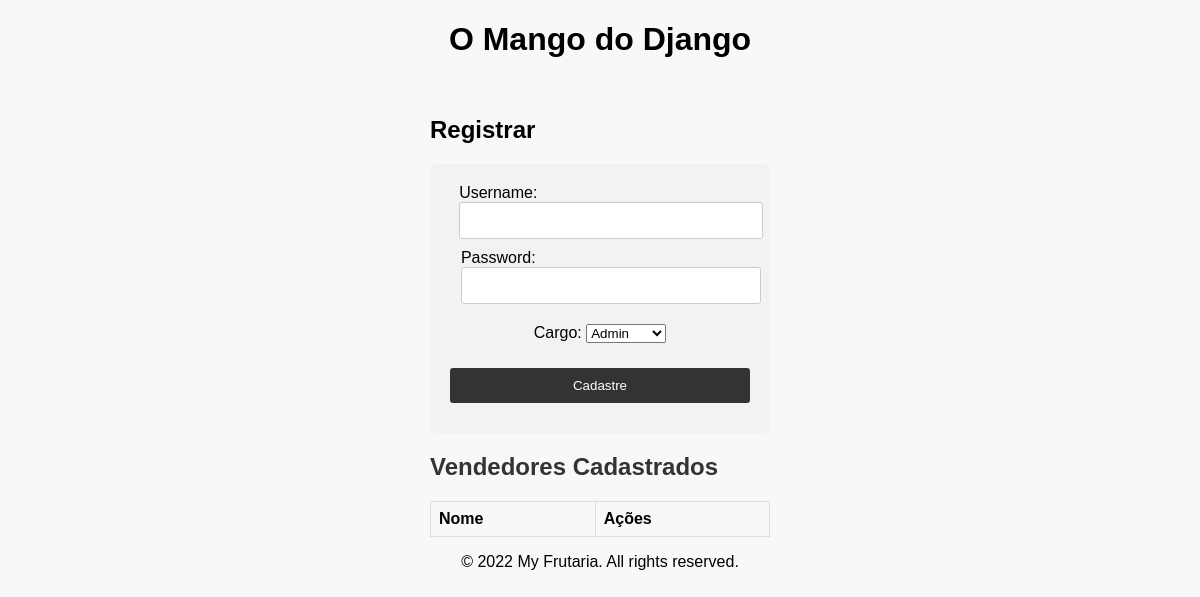
The page /cadastro/ on the database as committed earlier.
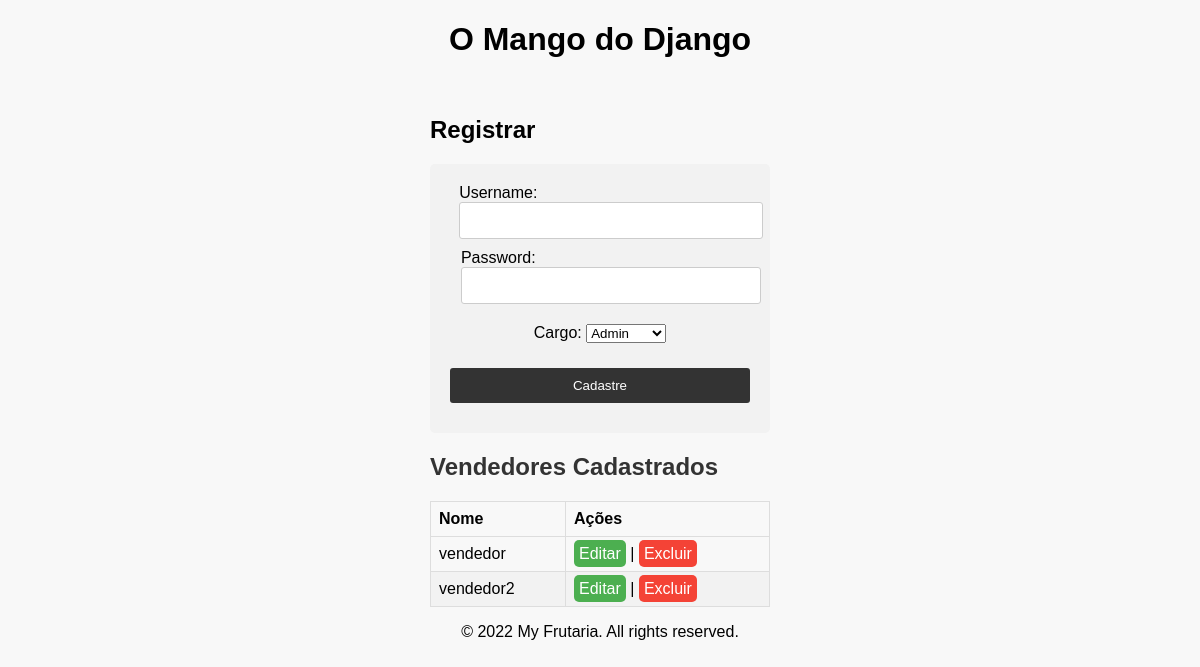
The same page on the database as committed later.
### frutaria/models.py (models this page shows)
class User(models.Model):
    nome = models.CharField(max_length=100)
    password = models.CharField(max_length=50)
    is_admin = models.BooleanField(default=False)

### frutaria/views.py (the view)
# urls.py: path('cadastro/', views.cadastro, name='cadastro'),
def cadastro(request):
    if request.method == 'GET':
        users = User.objects.filter(is_admin=False)
        print(users)
        return render(request, 'cadastro.html', {'users': users})

### frutaria/templates/cadastro.html (shortened to what this page needs)
{% extends 'base.html' %}
{% block content %}
    <h2>Registrar</h2>
    <form method="POST" class="cadastro-form" action="{% url 'create_user' %}">
        <div>
            <label for="nome">Username:</label>
            <input type="text" id="username" name="nome" required>
        </div>
        <div>
            <label for="password">Password:</label>
            <input type="password" id="password" name="password" required>
        </div>
        <div>
            <label for="role">Cargo:</label>
            <select id="role" name="role" required>
                <option value="admin">Admin</option>
            </select>
        </div>
        <button type="submit">Cadastre</button>
    </form>
    <h2 class="titulo-vendedores">Vendedores Cadastrados</h2>
    <table class="tabela-vendedores">
        <thead>
            <tr>
                <th>Nome</th>
                <th>Ações</th>
            </tr>
        </thead>
        <tbody>
            {% for user in users %}
                <tr class="linha-vendedor">
                    <td>{{ user.nome }}</td>
                    <td>
                        <a href="{% url 'edit_user' user.id %}" class="botao-editar">Editar</a> |
                        <a href="{% url 'delete_user' user.id %}" class="botao-excluir" onclick="return confirm('Tem certeza que deseja excluir este usuário?');">Excluir</a>
                    </td>
                </tr>
            {% endfor %}
        </tbody>
    </table>
{% endblock %}

### frutaria/templates/base.html (shortened to what this page needs)
<!DOCTYPE html>
<html>
<head>
    {% load static %}
    <link rel="stylesheet" href="{% static 'style.css' %}">
</head>
<body>
    <header>
        <h1>O Mango do Django</h1>
    </header>
    <nav>
    </nav>
    <main>
        {% block content %}
        {% endblock %}
    </main>
    <footer>
        <p>&copy; 2022 My Frutaria. All rights reserved.</p>
    </footer>
</body>
</html>

### frutaria/static/style.css (style rules this page uses)
body { margin: 0; padding: 0; font-family: Arial, sans-serif; background-color: #f8f8f8; display: flex; flex-direction: column; justify-content: center; align-items: center; }
.login-page, .cadastro-form, .container, .formulario { display: flex; flex-direction: column; align-items: center; justify-content: center; }
.login-page, .cadastro-form { width: 300px; padding: 20px; background-color: #f2f2f2; border-radius: 5px; }
.login-form input[type="text"], .login-form input[type="password"], .cadastro-form input[type="text"], .cadastro-form input[type="password"], .campo-form input, .campo-form select, .entrada, .selecao { width: 100%; padding: 10px; margin-bottom: 10px; border: 1px solid #ccc; border-radius: 3px; }
#role { margin-top: 10px; }
.login-form button, .cadastro-form button, .botao { width: 100%; padding: 10px; background-color: #333; color: #fff; border: none; border-radius: 3px; cursor: pointer; margin-bottom: 10px; margin-top: 25px; }
.titulo-vendedores { color: #333; font-family: Arial, sans-serif; }
.tabela-vendedores { width: 100%; border-collapse: collapse; }
.tabela-vendedores th, .tabela-vendedores td { border: 1px solid #ddd; padding: 8px; text-align: left; }
.linha-vendedor:nth-child(even) { background-color: #f2f2f2; }
.botao-editar, .botao-excluir { text-decoration: none; color: white; padding: 5px; border-radius: 5px; }
.botao-editar { background-color: #4CAF50; }
.botao-excluir { background-color: #f44336; }

Rows that differ between the two databases and show on the page:
added User: nome "vendedor"
added User: nome "vendedor2"
